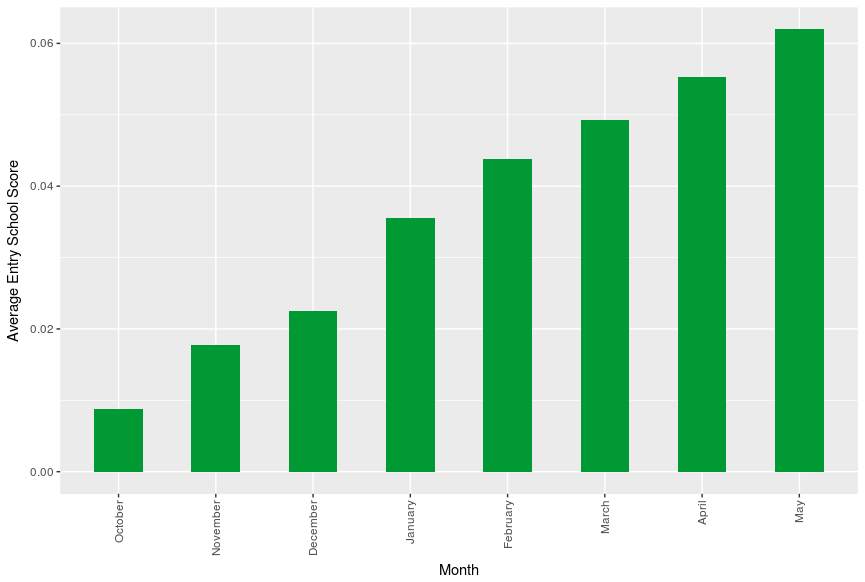

Recreate this plot in R.
require(RODBC)
require(ggplot2)
require(jsonlite)
require(reshape2)

##create a connection to the database
my_connection <- odbcDriverConnect("driver={ODBC Driver 13 for SQL Server};
                    server=applicant-testing.database.windows.net;
                    Database=AdventureWorks;
                    uid=applicant@applicant-testing;
                    pwd=jwV/=dYtLefC@BP0")


##run the query on the connection
my_data <- sqlQuery(my_connection, 
                    "SELECT *
                    FROM predictive.webapi")

##close connection
odbcClose(my_connection)

##url to chr
url <- paste(my_data[,c('url')])

##get data/format/get mean data
df <- fromJSON(url)
df <- df[,grepl("entry_school_score", names(df))]
df <- sapply(df, as.numeric)
df_means <- t(colMeans(df, na.rm = TRUE))

target <- c('October',
            'November',
            'December',
            'January',
            'February',
            'March',
            'April',
            'May')

df_formatted <- data.frame(key=names(df_means[,1:8]), value=df_means[1,], row.names=NULL)
df_formatted$key <- gsub("_entry_school_score","",df_formatted$key)
df_formatted$key <- gsub("^(\\w)(\\w+)", "\\U\\1\\L\\2", df_formatted$key, perl = TRUE)
df_formatted$key <- factor(df_formatted$key, levels=target)

##plot data
ggplot(df_formatted, aes(x=key, y=value)) + geom_bar(stat="identity", width=.5, fill="#009933") + 
  labs(x="Month", y="Average Entry School Score") +
  theme(axis.text.x=element_text(angle=90,hjust=1,vjust=0.5))
